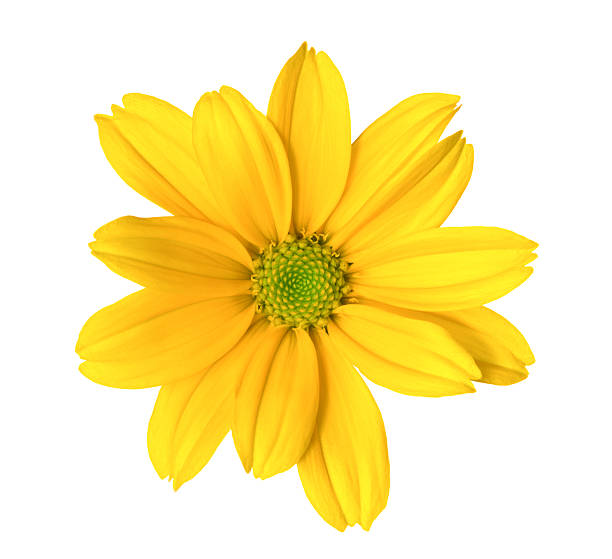
#> input picture 5.0 image vision/a.JPG, 612 x 559 px, found by its file name
$ jupyter execute rotate_image.ipynb
#> lines starting #> are read from the running program, lines starting #| are printed output that depends on the picture
[cell 1]
import cv2

# Load the image
image = cv2.imread('a.jpg')
#> image is the input picture: shape (559, 612, 3); mean B, G, R 163.6, 233.1, 250.7

# Get the dimensions of the image
(h, w) = image.shape[:2]
#> h = 559; w = 612

# Calculate the center of the image
center = (w // 2, h // 2)
#> center = (306, 279)

# Define the rotation matrix
angle = 45  # Angle to rotate in degrees
scale = 1.0 # Scale factor (1.0 means no scaling)

# Create the rotation matrix
M = cv2.getRotationMatrix2D(center, angle, scale)

# Perform the rotation
rotated_image = cv2.warpAffine(image, M, (w, h))
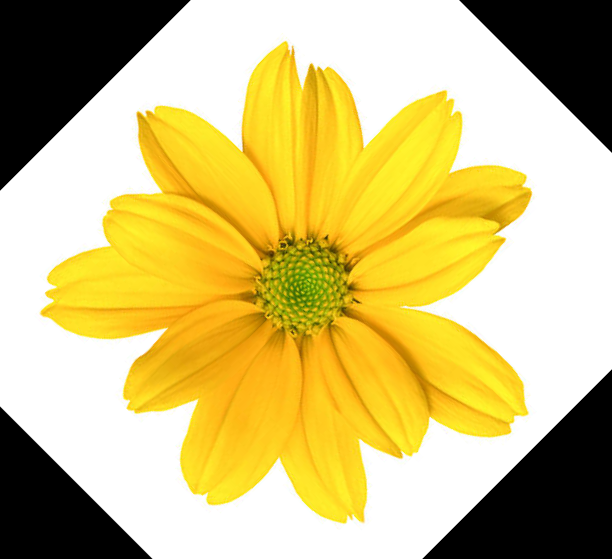
#> rotated_image: shape (559, 612, 3); mean B, G, R 119.2, 188.7, 206.3

# Display the rotated image
cv2.imshow('Rotated Image', rotated_image)
cv2.waitKey(0)
cv2.destroyAllWindows()
